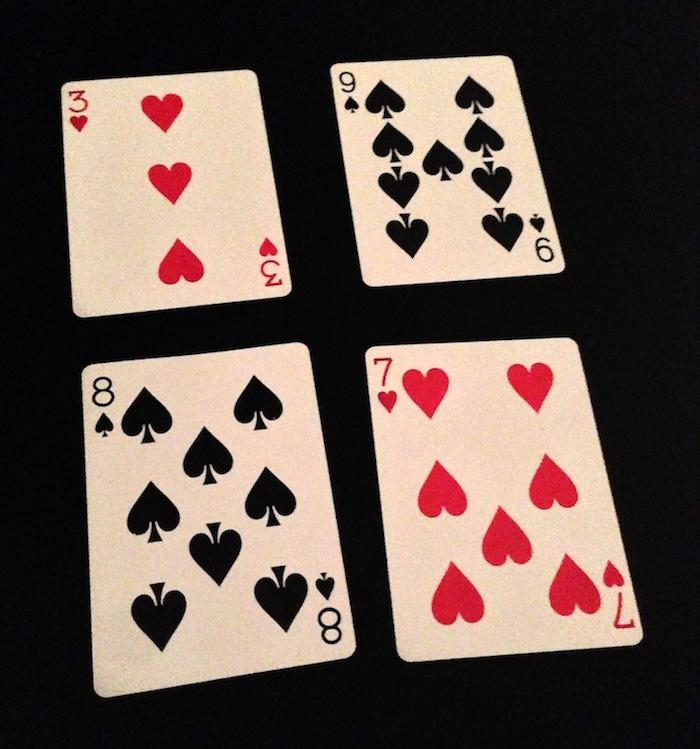
#> input picture openCV/OCV/Resources/cards_1.jpg, 700 x 749 px
$ python chap4_Wrap_Perspective.py
#> lines starting #> are read from the running program, lines starting #| are printed output that depends on the picture
import cv2
import numpy as np

img = cv2.imread("Resources/cards_1.jpg")
#> img is the input picture: shape (749, 700, 3); mean B, G, R 79.2, 87.1, 103.6
print(img.shape[:2])
#| (749, 700)
width, height = 250, 350
pts1 = np.float32([[60,84], [251,67], [290,289], [75,312]])
pts2 = np.float32([[0, 0], [width, 0], [width, height], [0, height]])
matrix = cv2.getPerspectiveTransform(pts1, pts2)
imgOutput = cv2.warpPerspective(img, matrix, (width, height))
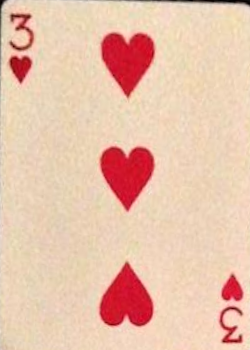
#> imgOutput: shape (350, 250, 3); mean B, G, R 171.9, 193.8, 232.9
# cv2.circle(img,(111,219),5,(255,0,0),-1)
# cv2.circle(img,(287,188),5,(0,255,0),-1)
# cv2.circle(img,(154, 482),5,(0,0,255),-11)
cv2.imshow("Image", img)
cv2.imshow("3 heart", imgOutput)
cv2.waitKey(0)
